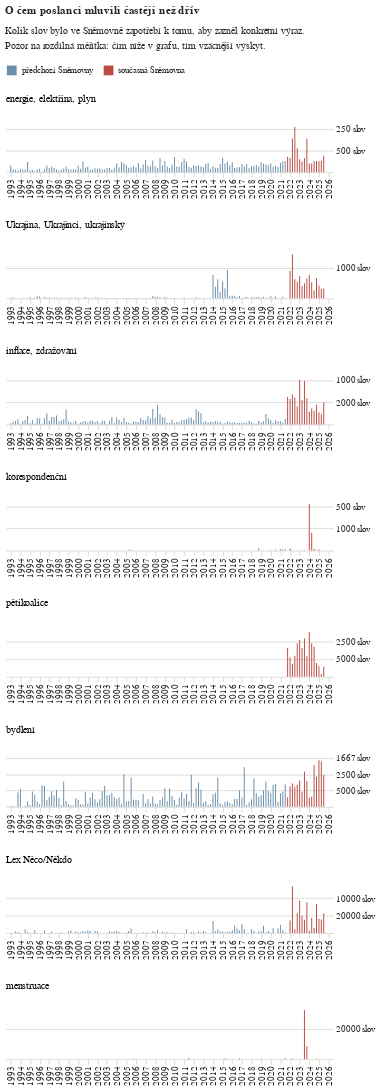

The notebook cell this image was saved under:
### Code cell
graf = alt.Chart(
    do_grafu.to_pandas(),
    title=alt.Title(
        ["O čem poslanci mluvili častěji než dřív"],
        subtitle=[
            "Kolik slov bylo ve Sněmovně zapotřebí k tomu, aby zazněl konkrétní výraz.",
            "Pozor na rozdílná měřítka: čím níže v grafu, tím vzácnější výskyt."
        ]
    ),
    width=330,
    height=50
).mark_bar(
    width=1
).encode(
    alt.X('datum:T', axis=alt.Axis(title=None, tickCount=33, labelAngle=270)),
    alt.Y('podil:Q', axis=alt.Axis(domainOpacity=0, tickColor='#DCDDD6', labelExpr="datum.label == 0 ? '' : floor((1 / datum.label) + 0.5) + ' slov'",  tickCount=2, orient='right', title=None)),
    alt.Row('co:N', sort=maxima, title=None, header=alt.Header(labelAngle=0, labelAlign='left', labelAnchor='start', labelOrient='top', labelFont='Asap')),
    alt.Color("ktera_snemovna:N", 
              title=None,
              scale=alt.Scale(
                  range=['#6B8EAA','#ba4c43'
                        ]),
              legend=alt.Legend(
                  title=None,
                  direction="horizontal",
                  orient="top"
              )
    )
).configure_axisX(
    grid=False, domain=False
).configure_axisY(
    grid=True, domain=False
).configure_view(
    stroke='transparent'
).resolve_axis(
    x="independent",
    y="independent"
).resolve_scale(
    y="independent"
)

graf

### Figure 1 — Vega-Lite specification as saved in the notebook (floating-point values rounded to 4 significant figures; data arrays with more than 128 entries replaced by an {"elided": "..."} marker saying what was removed)
{"config": {"title": {"font": "Noticia Text", "fontSize": 11.5, "anchor": "start", "lineHeight": 19, "fontWeight": "bolder", "subtitleFont": "Noticia Text", "subtitleFontSize": 10, "subtitleLineHeight": 15, "subtitlePadding": 10, "dy": -10, "color": "#292829", "subtitleColor": "#292829"}, "axis": {"labelFont": "Asap", "titleFont": "Asap", "fontWeight": "lighter", "titleFontWeight": "lighter", "labelFontSize": 9, "titleFontSize": 9, "labelPadding": 2, "titlePadding": 9, "domainOpacity": 0, "tickColor": "#DCDDD6", "labelColor": "#292829"}, "legend": {"labelFont": "Asap", "labelFontWeight": "normal", "titleFont": "Asap", "titleFontWeight": "normal", "labelFontSize": 9, "titleFontSize": 9, "labelColor": "#292829"}, "axisX": {"domain": false, "grid": false}, "axisY": {"domain": false, "grid": true}, "view": {"stroke": "transparent"}}, "data": {"name": "data-f10859a7b6bc71cb1aded609be624e3b"}, "mark": {"type": "bar", "width": 1}, "encoding": {"color": {"field": "ktera_snemovna", "legend": {"direction": "horizontal", "orient": "top", "title": null}, "scale": {"range": ["#6B8EAA", "#ba4c43"]}, "title": null, "type": "nominal"}, "row": {"field": "co", "header": {"labelAlign": "left", "labelAnchor": "start", "labelAngle": 0, "labelFont": "Asap", "labelOrient": "top"}, "sort": ["energie, elektřina, plyn", "Ukrajina, Ukrajinci, ukrajinský", "inflace, zdražování", "korespondenční", "pětikoalice", "bydlení", "Lex Něco/Někdo", "menstruace"], "title": null, "type": "nominal"}, "x": {"axis": {"labelAngle": 270, "tickCount": 33, "title": null}, "field": "datum", "type": "temporal"}, "y": {"axis": {"domainOpacity": 0, "labelExpr": "datum.label == 0 ? '' : floor((1 / datum.label) + 0.5) + ' slov'", "orient": "right", "tickColor": "#DCDDD6", "tickCount": 2, "title": null}, "field": "podil", "type": "quantitative"}}, "height": 50, "resolve": {"axis": {"x": "independent", "y": "independent"}, "scale": {"y": "independent"}}, "title": {"text": ["O čem poslanci mluvili častěji než dřív"], "subtitle": ["Kolik slov bylo ve Sněmovně zapotřebí k tomu, aby zazněl konkrétní výraz.", "Pozor na rozdílná měřítka: čím níže v grafu, tím vzácnější výskyt."]}, "width": 330, "$schema": "https://vega.github.io/schema/vega-lite/v5.8.0.json", "datasets": {"data-f10859a7b6bc71cb1aded609be624e3b": {"elided": "1048 records"}}}
